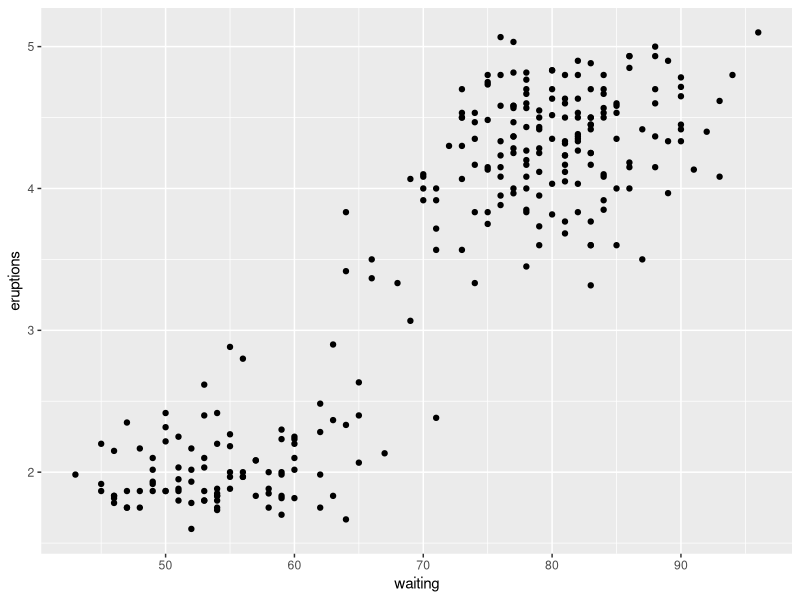
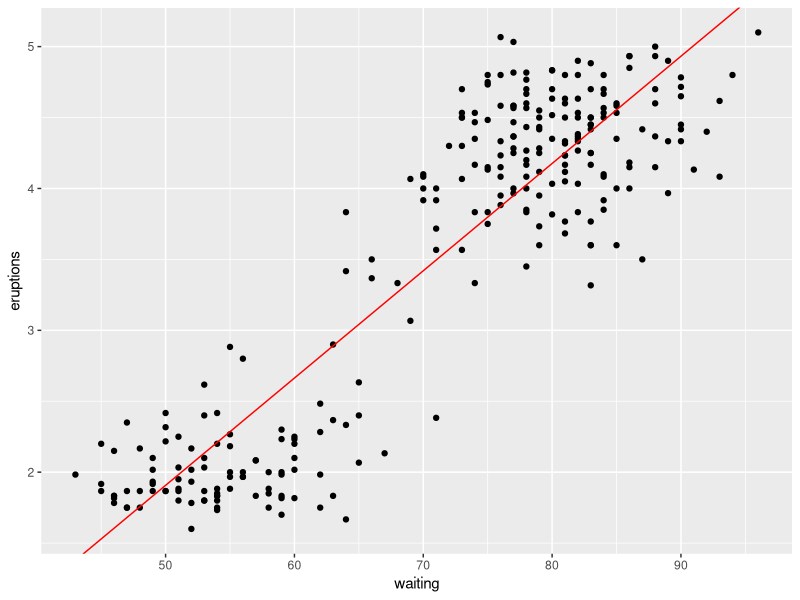
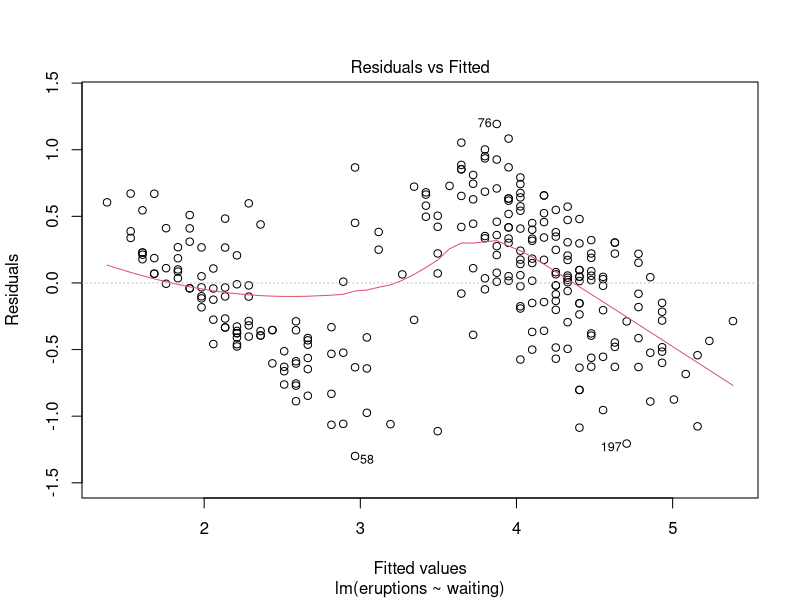
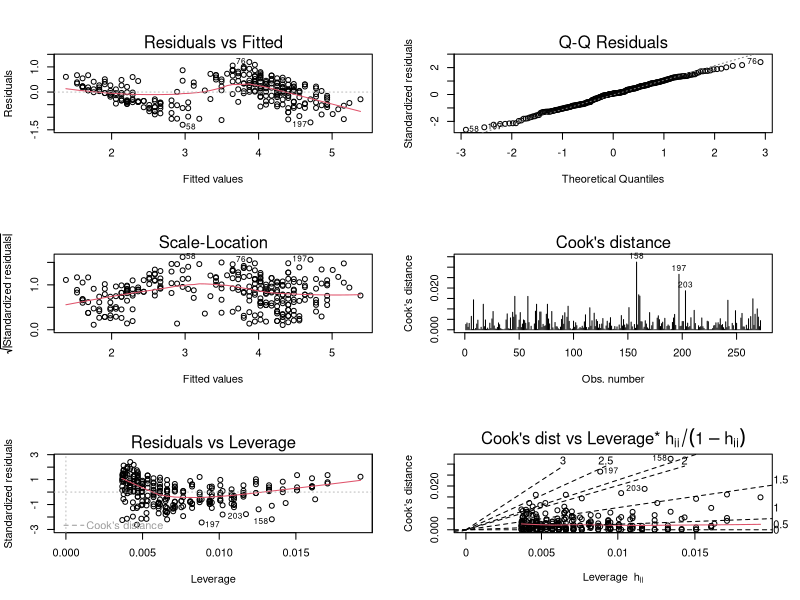

Write the R code that produced these figures, in order.
## ---- chunk 1
#Exercise:- Have a look at the â€˜faithfulâ€™ dataset (use the help ?faithful to find out more about the dataset). Use the lm() function to build a simple regression model to predict the eruption time based on the waiting time to the next eruption. What is the predicted eruption time given a waiting time of 80 mins?
library ( tidyverse )
data ("faithful")
str (faithful)
## ---- chunk 2
summary ( faithful )
## ---- chunk 3
#The scatterplot
ggplot ( data = faithful , aes(x = waiting , y = eruptions)) + geom_point ()
## ---- chunk 4
#The lm() function to build a simple regression model to predict the eruption time based on the waiting time to the next eruption
faithfulModel = lm(eruptions~waiting, data=faithful)
summary ( faithfulModel )
## ---- chunk 5
#The model
ggplot ( data = faithful , aes(x = waiting , y = eruptions ))+geom_point()+geom_abline ( mapping=aes ( slope = faithfulModel$coefficients[2],intercept = faithfulModel$coefficients[1]), color='red')
## ---- chunk 6
#Residual values
plot ( faithfulModel , which =1)
## ---- chunk 7
#The diagnostic
layout ( matrix (1:6 , ncol =2, byrow = TRUE ))
plot ( faithfulModel , 1:6)
## ---- chunk 8
#The predicted eruption time given a waiting time of 80 mins is 4.17622
eurption <-data.frame ( waiting = 80)
predict ( faithfulModel , newdata = eurption )
## ---- chunk 9
# The avg eruption time lies between 4.104848 and 4.247592 if waiting time is 80 mins
predict ( faithfulModel , newdata = eurption , interval ="confidence")
## ---- chunk 10
# The eruption time lies between 3.196089 and 5.156351 for 95% of the cases where the waiting time is 80 mins
predict ( faithfulModel , newdata = eurption , interval ="prediction")
